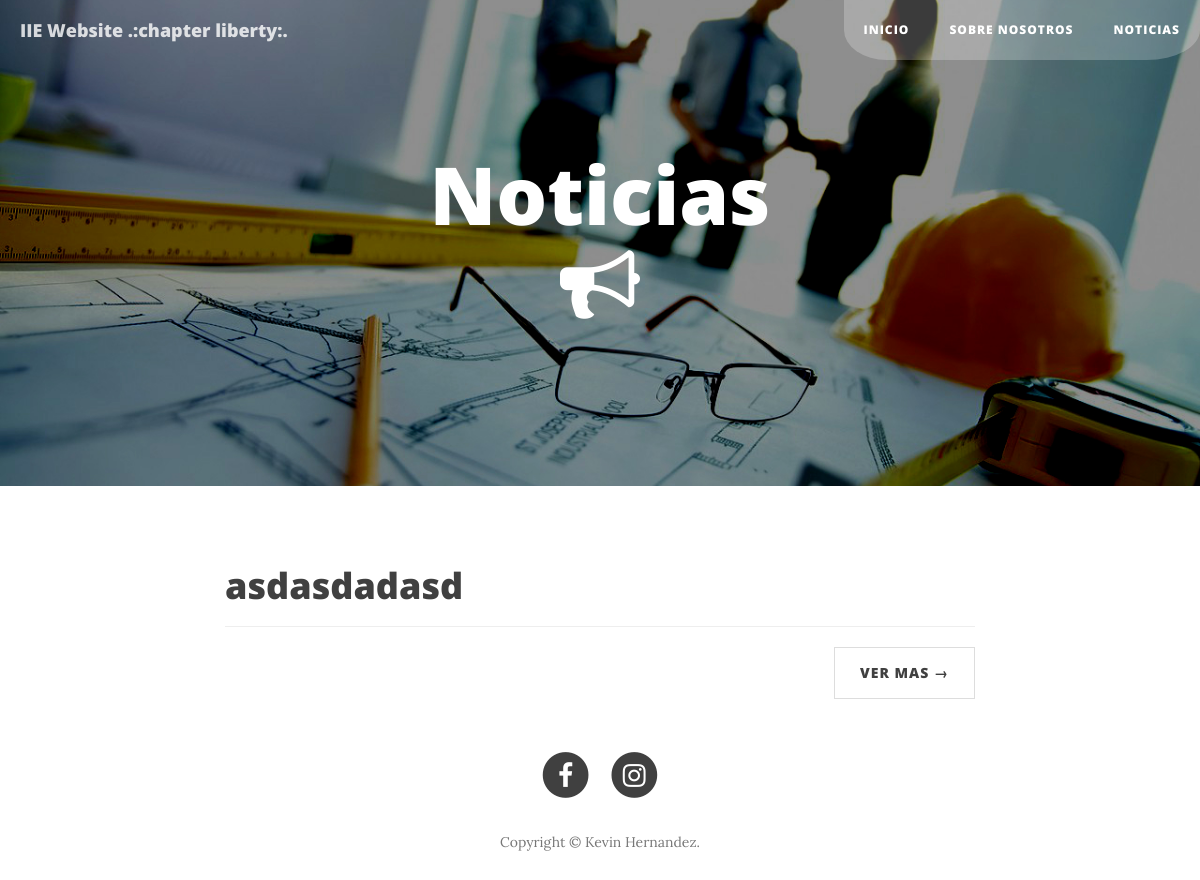
Before: /noticias with the older database file.
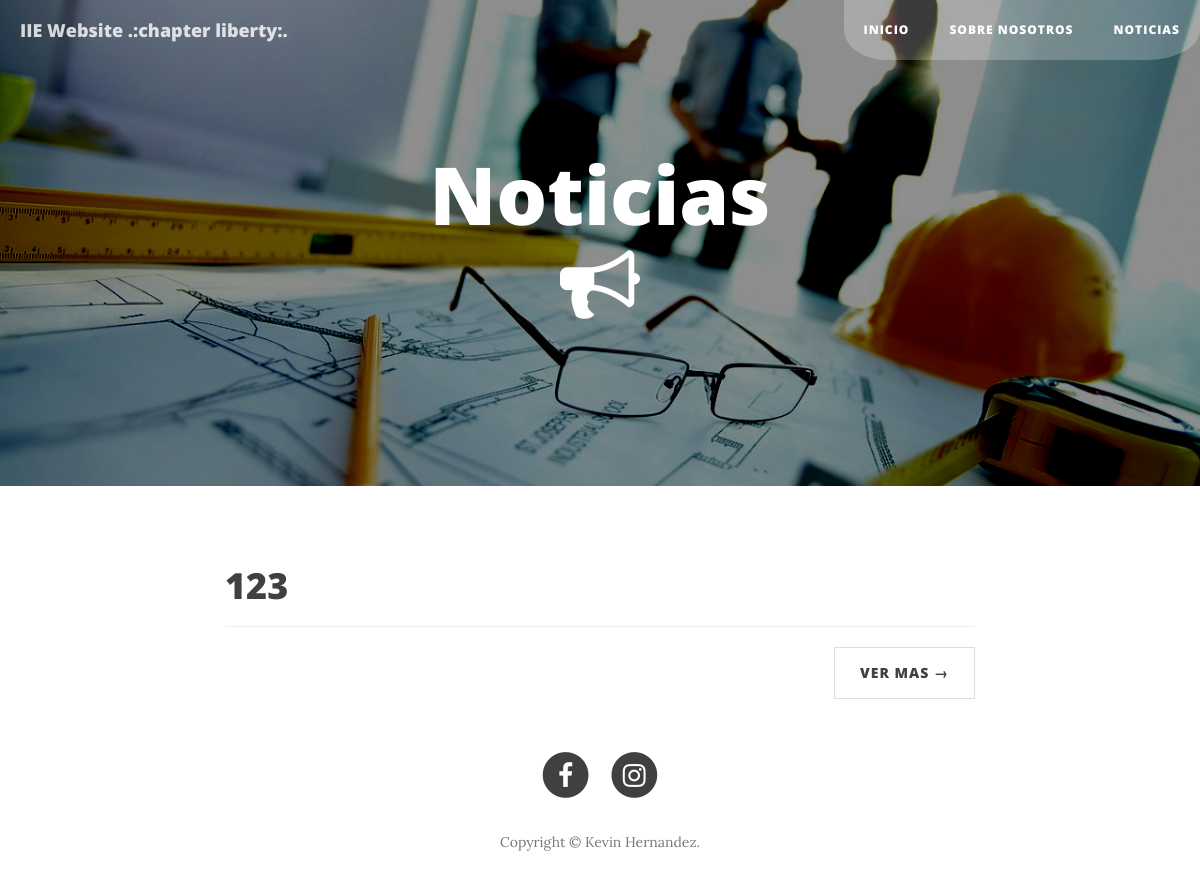
After: the same page with the newer database file.
### appblog/models.py (models this page shows, shortened)
class Entrada(models.Model):
    titulo = models.CharField(max_length = 20)
    contenido = RichTextField()
    seccionales = ((1, "Barranquilla"), (2, "Cali"), (3, "Bogota"), (4, "Cucuta"))
    autor = models.IntegerField(choices=seccionales)
    slug = models.SlugField(editable=False)
    img = models.URLField()
    fecha = models.DateField(null=True, auto_now_add=True)

### appblog/views.py (the view)
# urls.py: url(r'^noticias', noticia.as_view(),name="noticias"),
class noticia(ListView):
    model = Entrada
    paginate_by = 5
    template_name = 'noticias.html'

### appblog/templates/noticias.html
{% extends 'main.html' %}
{% block logo %}
IIE Website .:chapter liberty:.
{% endblock %}
{% block img %}
{% load staticfiles %}
background-image: url('{% static 'img/ingeniero.jpg' %}')
{% endblock %}
{% block header %}
<h1>Noticias <br> <i class="fa fa-bullhorn"></i></h1>
{% endblock %}
{% block main %}
<div class="row">
  <div class="col-lg-8 col-lg-offset-2 col-md-10 col-md-offset-1">
    {% for i in object_list %}
    <div class="post-preview">
      <a href="/entrada/{{ i.slug }}/">
        <h2 class="post-title">
          {{ i.titulo }}
        </h2>
      </a>
    </div>
    <hr>
    {% endfor %}
    <ul class="pager">
      <li class="next">
        <a href="{% url 'about' %}">Ver mas &rarr;</a>
      </li>
    </ul>
  </div>
</div>
    {% endblock main%}

Changed rows visible on the page:
removed Entrada: titulo "asdasdadasd"
added Entrada: titulo "123"
